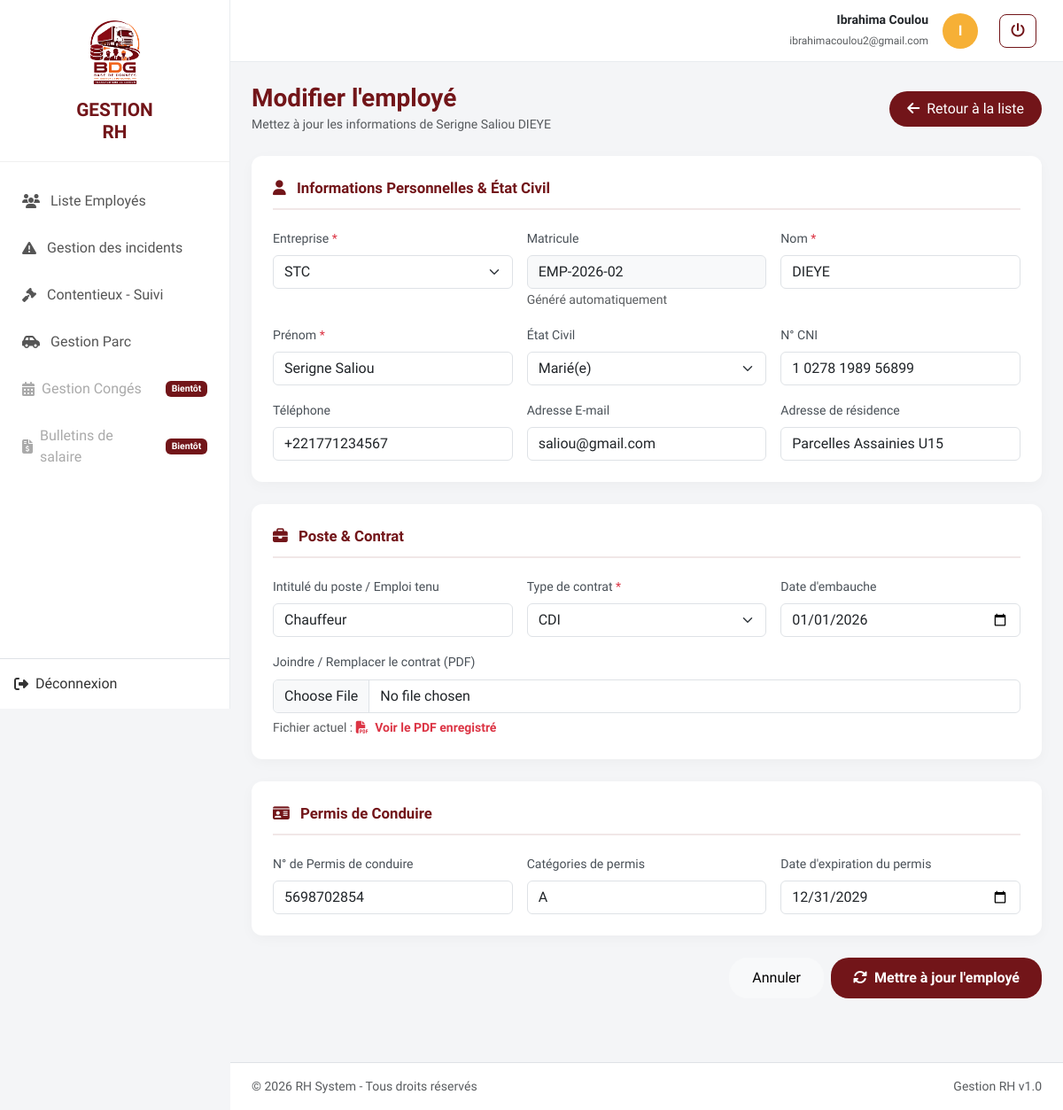
/gestion_personnel/index.php?action=edit&id=2 (signed in), run on the app's committed database.
### tables this page shows
CREATE TABLE `employees` (
  `id` int(11) NOT NULL,
  `entreprise` varchar(50) NOT NULL DEFAULT 'STC',
  `matricule` varchar(20) NOT NULL,
  `nom` varchar(50) NOT NULL,
  `prenom` varchar(50) NOT NULL,
  `email` varchar(150) DEFAULT NULL,
  `etat_civil` varchar(50) DEFAULT NULL,
  `adresse` varchar(255) DEFAULT NULL,
  `telephone` varchar(50) DEFAULT NULL,
  `cni` varchar(50) DEFAULT NULL,
  `date_embauche` date DEFAULT NULL,
  `type_contrat` enum('CDD','CDI','Stage','Autre') NOT NULL DEFAULT 'CDI',
  `numero_permis` varchar(50) DEFAULT NULL,
  `categories_permis` varchar(50) DEFAULT NULL,
  `date_expiration_permis` date DEFAULT NULL,
  `intitule_poste` varchar(150) DEFAULT NULL,
  `contrat_pdf` varchar(255) DEFAULT NULL,
  `created_at` timestamp NOT NULL DEFAULT current_timestamp()
);

### gestion_personnel/controllers/EmployeeController.php (called while the page is built, shortened)
<?php
require_once __DIR__ . '/../config/database.php';
require_once __DIR__ . '/../models/Employee.php';
class EmployeeController {
    private $employee;
    public function __construct() {
        $database = new Database();
        $this->db = $database->getConnection();
        $this->employee = new Employee($this->db);
    }
    public function edit() {
        $id = $_GET['id'] ?? null;
        $employee = $this->employee->getById($id);
        require_once __DIR__ . '/../views/employees/edit.php';
    }
}

### gestion_personnel/config/database.php (called while the page is built, shortened)
<?php
class Database {
    private $host = "localhost";
    private $db_name = "gestion_personnel";
    private $username = "root";
    private $password = "";
    public function getConnection() {
        $this->conn = null;
        try {
            $this->conn = new PDO(
                "mysql:host=" . $this->host . ";dbname=" . $this->db_name . ";charset=utf8mb4",
                $this->username,
                $this->password,
                [
                    PDO::ATTR_ERRMODE => PDO::ERRMODE_EXCEPTION,
                    PDO::ATTR_DEFAULT_FETCH_MODE => PDO::FETCH_ASSOC
                ]
            );
        } catch (PDOException $exception) {
            echo "Erreur de connexion : " . $exception->getMessage();
        }
        return $this->conn;
    }
}

### gestion_personnel/models/Employee.php (called while the page is built, shortened)
<?php
class Employee {
    private $conn;
    private $table = "employees";
    public function __construct($db) {
        $this->conn = $db;
    }
    public function getById($id) {
        $query = "SELECT * FROM " . $this->table . " WHERE id = :id LIMIT 1";
        $stmt = $this->conn->prepare($query);
        $stmt->bindValue(':id', $id, PDO::PARAM_INT);
        $stmt->execute();
        return $stmt->fetch();
    }
}

### gestion_personnel/views/employees/edit.php (the view, shortened to what this page needs)
<?php include __DIR__ . '/../layout/header.php'; ?>
<div class="d-flex justify-content-between align-items-center mb-4">
    <div>
        <h3 class="fw-bold m-0" style="color: var(--primary-color);">Modifier l'employé</h3>
        <small class="text-muted">Mettez à jour les informations de <?= htmlspecialchars(($employee['prenom'] ?? '') . ' ' . ($employee['nom'] ?? '')) ?></small>
    </div>
    <a href="index.php" class="btn btn-custom-primary">
        <i class="fa-solid fa-arrow-left me-1"></i> Retour à la liste
    </a>
</div>
<form action="index.php?action=edit&id=<?= htmlspecialchars($employee['id'] ?? '') ?>" method="POST" enctype="multipart/form-data">
    <div class="card card-section p-4">
        <div class="section-title">
            <i class="fa-solid fa-user me-2"></i> Informations Personnelles & État Civil
        </div>
        <div class="row g-3">
            <div class="col-md-4">
                <label class="form-label">Entreprise <span class="text-danger">*</span></label>
                <select name="entreprise" class="form-select" required>
                    <?php
                    $currentEnt = $employee['entreprise'] ?? 'STC';
                    $options_ent = ['STC', 'SITCOM', 'TNDF'];
                    foreach ($options_ent as $ent):
                    ?>
                        <option value="<?= $ent ?>" <?= $currentEnt === $ent ? 'selected' : '' ?>><?= $ent ?></option>
                    <?php endforeach; ?>
                </select>
            </div>
            <div class="col-md-4">
                <label class="form-label">Matricule</label>
                <input type="text" class="form-control bg-light" value="<?= htmlspecialchars($employee['matricule'] ?? '') ?>" disabled>
                <small class="text-muted">Généré automatiquement</small>
            </div>
            <div class="col-md-4">
                <label class="form-label">Nom <span class="text-danger">*</span></label>
                <input type="text" name="nom" class="form-control" value="<?= htmlspecialchars($employee['nom'] ?? '') ?>" required>
            </div>
            <div class="col-md-4">
                <label class="form-label">Prénom <span class="text-danger">*</span></label>
                <input type="text" name="prenom" class="form-control" value="<?= htmlspecialchars($employee['prenom'] ?? '') ?>" required>
            </div>
            <div class="col-md-4">
                <label class="form-label">État Civil</label>
                <select name="etat_civil" class="form-select">
                    <?php
                    $etat = $employee['etat_civil'] ?? '';
                    $options_etat = ['Célibataire', 'Marié(e)', 'Divorcé(e)', 'Veuf(ve)'];
                    foreach ($options_etat as $opt):
                    ?>
                        <option value="<?= $opt ?>" <?= $etat === $opt ? 'selected' : '' ?>><?= $opt ?></option>
                    <?php endforeach; ?>
                </select>
            </div>
            <div class="col-md-4">
                <label class="form-label">N° CNI</label>
                <input type="text" name="cni" class="form-control" value="<?= htmlspecialchars($employee['cni'] ?? '') ?>">
            </div>
            <div class="col-md-4">
                <label class="form-label">Téléphone</label>
                <input type="tel" name="telephone" class="form-control" value="<?= htmlspecialchars($employee['telephone'] ?? '') ?>">
            </div>
            <div class="col-md-4">
                <label class="form-label">Adresse E-mail</label>
                <input type="email" name="email" class="form-control" value="<?= htmlspecialchars($employee['email'] ?? '') ?>">
            </div>
            <div class="col-md-4">
                <label class="form-label">Adresse de résidence</label>
                <input type="text" name="adresse" class="form-control" value="<?= htmlspecialchars($employee['adresse'] ?? '') ?>">
            </div>
        </div>
    </div>
    <div class="card card-section p-4">
        <div class="section-title">
            <i class="fa-solid fa-briefcase me-2"></i> Poste & Contrat
        </div>
        <div class="row g-3">
            <div class="col-md-4">
                <label class="form-label">Intitulé du poste / Emploi tenu</label>
                <input type="text" name="intitule_poste" class="form-control" value="<?= htmlspecialchars($employee['intitule_poste'] ?? '') ?>">
            </div>
            <div class="col-md-4">
                <label class="form-label">Type de contrat <span class="text-danger">*</span></label>
                <select name="type_contrat" class="form-select" required>
                    <?php
                    $contrat = $employee['type_contrat'] ?? '';
                    $options_contrat = ['CDI', 'CDD', 'Stage', 'Autre'];
                    foreach ($options_contrat as $opt):
                    ?>
                        <option value="<?= $opt ?>" <?= $contrat === $opt ? 'selected' : '' ?>><?= $opt ?></option>
                    <?php endforeach; ?>
                </select>
            </div>
            <div class="col-md-4">
                <label class="form-label">Date d'embauche</label>
                <input type="date" name="date_embauche" class="form-control" value="<?= htmlspecialchars($employee['date_embauche'] ?? '') ?>">
            </div>
            <div class="col-md-12">
                <label class="form-label">Joindre / Remplacer le contrat (PDF)</label>
                <input type="file" name="contrat_pdf" accept="application/pdf" class="form-control">
                <div class="mt-1">
                    <?php if (!empty($employee['contrat_pdf'])): ?>
                        <small class="text-muted">Fichier actuel : </small>
                        <a href="uploads/contracts/<?= htmlspecialchars($employee['contrat_pdf']) ?>" target="_blank" class="text-danger text-decoration-none small fw-bold">
                            <i class="fa-solid fa-file-pdf me-1"></i> Voir le PDF enregistré
                        </a>
                    <?php else: ?>
                        <small class="text-muted">Aucun contrat téléversé pour le moment. (Format : .pdf)</small>
                    <?php endif; ?>
                </div>
            </div>
        </div>
    </div>
    <div class="card card-section p-4">
        <div class="section-title">
            <i class="fa-solid fa-id-card me-2"></i> Permis de Conduire
        </div>
        <div class="row g-3">
            <div class="col-md-4">
                <label class="form-label">N° de Permis de conduire</label>
                <input type="text" name="numero_permis" class="form-control" value="<?= htmlspecialchars($employee['numero_permis'] ?? '') ?>">
            </div>
            <div class="col-md-4">
                <label class="form-label">Catégories de permis</label>
                <input type="text" name="categories_permis" class="form-control" value="<?= htmlspecialchars($employee['categories_permis'] ?? '') ?>">
            </div>
            <div class="col-md-4">
                <label class="form-label">Date d'expiration du permis</label>
                <input type="date" name="date_expiration_permis" class="form-control" value="<?= htmlspecialchars($employee['date_expiration_permis'] ?? '') ?>">
            </div>
        </div>
    </div>
    <div class="d-flex justify-content-end gap-2 mb-5">
        <a href="index.php" class="btn btn-light btn-cancel">Annuler</a>
        <button type="submit" class="btn btn-save">
            <i class="fa-solid fa-rotate me-1"></i> Mettre à jour l'employé
        </button>
    </div>
</form>
<?php include __DIR__ . '/../layout/footer.php'; ?>

### gestion_personnel/views/layout/header.php (style rules this page uses)
:root { --primary-color: #721519; --accent-color: #f6b036; --bg-light: #f8f9fa; }
body { font-family: 'Lexend', sans-serif; background-color: #f4f5f7; color: #333; }
.btn-custom-primary { background-color: var(--primary-color); color: #ffffff; border: none; border-radius: 20px; padding: 8px 20px; font-weight: 500; transition: all 0.2s; }

### gestion_personnel/views/employees/edit.php (style rules this page uses)
.card-section { border: none; border-radius: 12px; box-shadow: 0 4px 15px rgba(0, 0, 0, 0.03); margin-bottom: 25px; }
.section-title { font-size: 1.05rem; font-weight: 600; color: var(--primary-color); border-bottom: 2px solid rgba(114, 21, 25, 0.1); padding-bottom: 10px; margin-bottom: 20px; }
.form-label { font-weight: 500; font-size: 0.88rem; color: #495057; }
.btn-save { background-color: var(--primary-color); color: white; border-radius: 20px; padding: 10px 25px; font-weight: 600; border: none; }
.btn-cancel { border-radius: 20px; padding: 10px 25px; font-weight: 500; }

### data on the page
employees: prenom+nom "Serigne Saliou DIEYE", entreprise "STC", matricule "EMP-2026-02", nom "DIEYE", prenom "Serigne Saliou", etat_civil "Marié(e)", cni "1 0278 1989 56899", telephone "+221771234567", email "saliou@gmail.com", adresse "Parcelles Assainies U15", intitule_poste "Chauffeur", type_contrat "CDI", date_embauche "01/01/2026", numero_permis "5698702854", categories_permis "A", date_expiration_permis "12/31/2029"

### other printed values
$_SESSION['user_nom'] "Ibrahima Coulou"
$_SESSION['user_email'] "ibrahimacoulou2@gmail.com"
substr($_SESSION['user_nom'] ?? 'A', 0, 1) "I"
